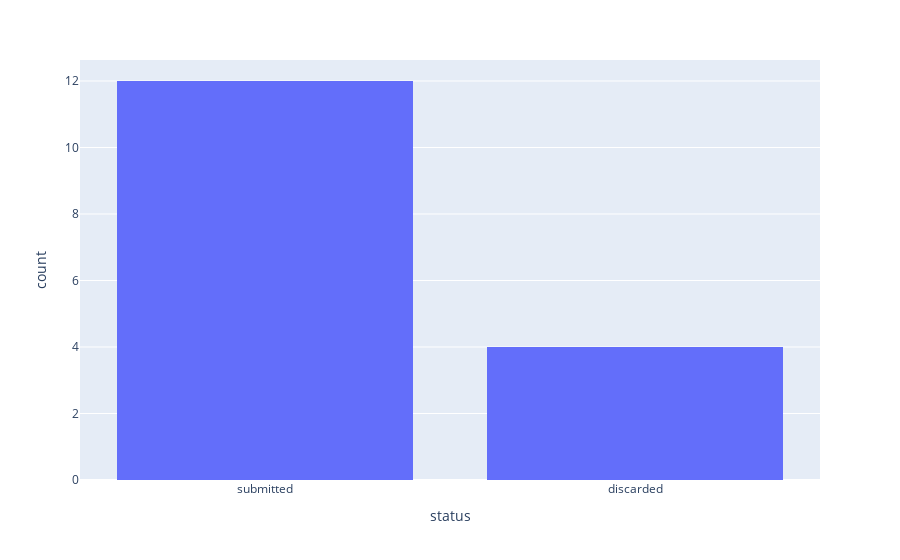

The code cell stored with this chart in its notebook:
### Code cell
import plotly.express as px
fig = px.histogram(responses_df, x='status')
fig.show()

### Figure 1 — Plotly figure (JSON) as saved in the notebook; plotly's stock layout.template omitted (floating-point values rounded to 4 significant figures)
{"data": [{"alignmentgroup": "True", "bingroup": "x", "hovertemplate": "status=%{x}<br>count=%{y}<extra></extra>", "legendgroup": "", "marker": {"color": "#636efa", "pattern": {"shape": ""}}, "name": "", "offsetgroup": "", "orientation": "v", "showlegend": false, "type": "histogram", "x": ["submitted", "discarded", "submitted", "submitted", "submitted", "submitted", "submitted", "discarded", "submitted", "discarded", "submitted", "discarded", "submitted", "submitted", "submitted", "submitted"], "xaxis": "x", "yaxis": "y"}], "layout": {"barmode": "relative", "legend": {"tracegroupgap": 0}, "margin": {"t": 60}, "xaxis": {"anchor": "y", "domain": [0, 1], "title": {"text": "status"}}, "yaxis": {"anchor": "x", "domain": [0, 1], "title": {"text": "count"}}}}
